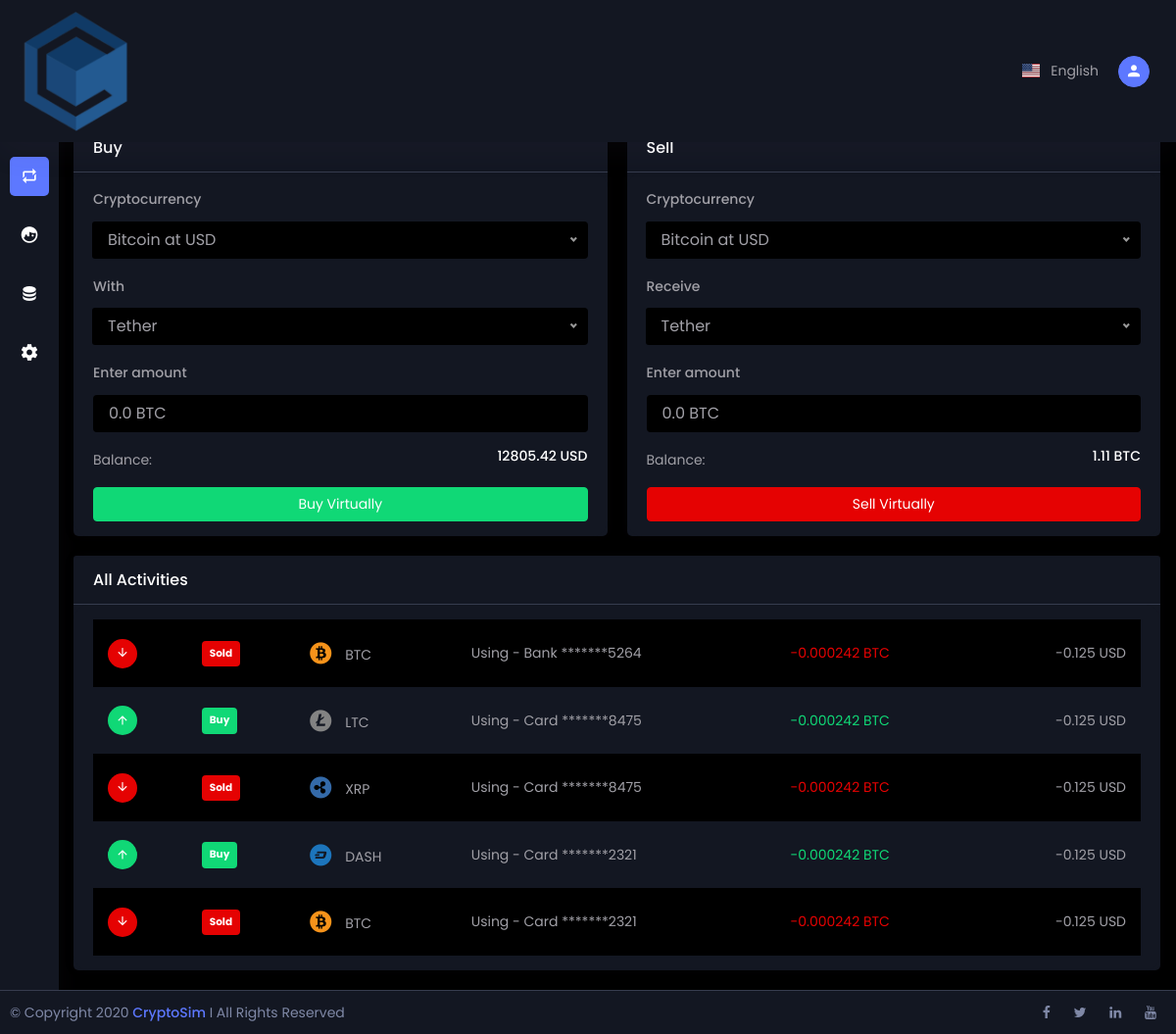
Before: /dashboard/account/exchange (signed in) with the older database file.
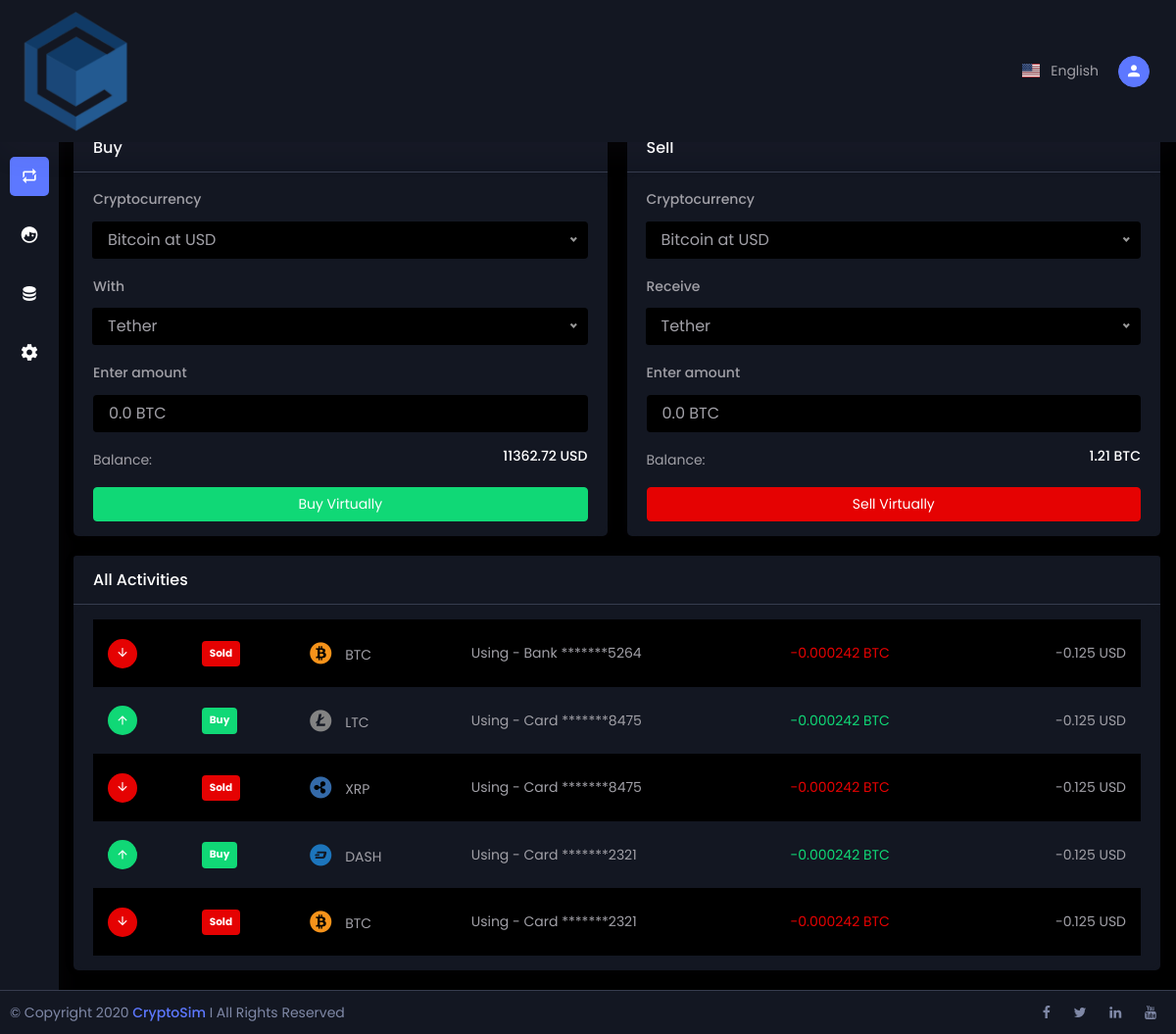
After: the same page with the newer database file.
### home/models.py (models this page shows, shortened)
class Wallet(models.Model):
    profile = models.OneToOneField('Profile', on_delete=models.CASCADE, null=True)
    balance = models.FloatField(null=True, default=0)
    tether = models.FloatField(null=True, default=0)
    bitcoin = models.FloatField(null=True, default=0)
    ethereum = models.FloatField(null=True, default=0)
    ripple = models.FloatField(null=True, default=0)
    def get_balance(self):
        return self.tether
    def get_total(self):
        total = (get_btc()['price'] * self.bitcoin) + self.tether
        return total

### home/views.py (the view, shortened to what this page needs)
# urls.py: path("dashboard/account/exchange", views.account_exchange, name="account_exchange"),
@login_required
def account_exchange(request):
    profile = get_user(request)
    amount = 0.0
    alarm = ""
    context = {
        'price' : get_btc()['price'],
        'balance' : get_balance(request),
        'total' : get_total(request),
        'btc' : get_user(request).wallet.bitcoin,
        'amount' : amount,
    }
    return render(request, 'exchange.html', context)

### home/price.py (called while the page is built)
def get_btc():
    cg = CoinGeckoAPI()
    api = cg.get_price(ids='bitcoin', vs_currencies='cad', include_market_cap='true', include_24hr_vol='true', include_24hr_change='true', include_last_updated_at='true')
    args = {
        'price': api['bitcoin']['cad'],
        'change24': api['bitcoin']['cad_24h_change']
    }
    return args

### home/views.py (called while the page is built)
def get_user(request):
    profile = Profile.objects.get(id = request.user.id)
    return profile

def get_balance(request):
    balance = Wallet.objects.get(id = request.user.id).get_balance
    return balance

def get_total(request):
    balance = Wallet.objects.get(id = request.user.id).get_total
    return balance

### templates/exchange.html (shortened to what the changed rows need)
{% load static %}
<!DOCTYPE html>
<html lang="en">
<head>
    <link rel="stylesheet" href="{% static './vendor/nice-select/css/nice-select.css' %}">
    <link rel="stylesheet" href="{% static './vendor/waves/waves.min.css' %}">
    <link rel="stylesheet" href="{% static './vendor/magnific-popup/magnific-popup.css' %}">
    <link rel="stylesheet" href="{% static './css/style.css' %}">
</head>
<body>
    <div id="main-wrapper">
        <div class="content-body">
            <div class="container">
                <div class="row">
                    <div class="col-xl-6 col-lg-6 col-md-6">
                        <div class="card">
                            <div class="card-body">
                                <div class="buy-sell-widget">
                                    <form method="post" name="myform" class="currency_validate" id="buying">
                                        <div class="form-group">
                                            <div class="d-flex justify-content-between mt-3">
                                                <p class="mb-0">Balance:</p>
                                                <h6 class="mb-0" id="remaining">{{balance|floatformat:2}} USD</h6>
                                            </div>
                                        </div>
                                    </form>
                                </div>
                            </div>
                        </div>
                    </div>
                    <div class="col-xl-6 col-lg-6 col-md-6">
                        <div class="card">
                            <div class="card-body">
                                <div class="buy-sell-widget">
                                    <form method="post" name="myform" class="currency_validate" id="selling">
                                        <div class="form-group">
                                            <div class="d-flex justify-content-between mt-3">
                                                <p class="mb-0">Balance:</p>
                                                <h6 class="mb-0" id="remaining-btc">{{btc|floatformat:2}} BTC</h6>
                                            </div>
                                        </div>
                                    </form>
                                </div>
                            </div>
                        </div>
                    </div>
                </div>
</body>
</html>

Changed rows visible on the page:
changed Wallet: tether "12805.42" → "11362.72"; bitcoin "1.11" → "1.21"
